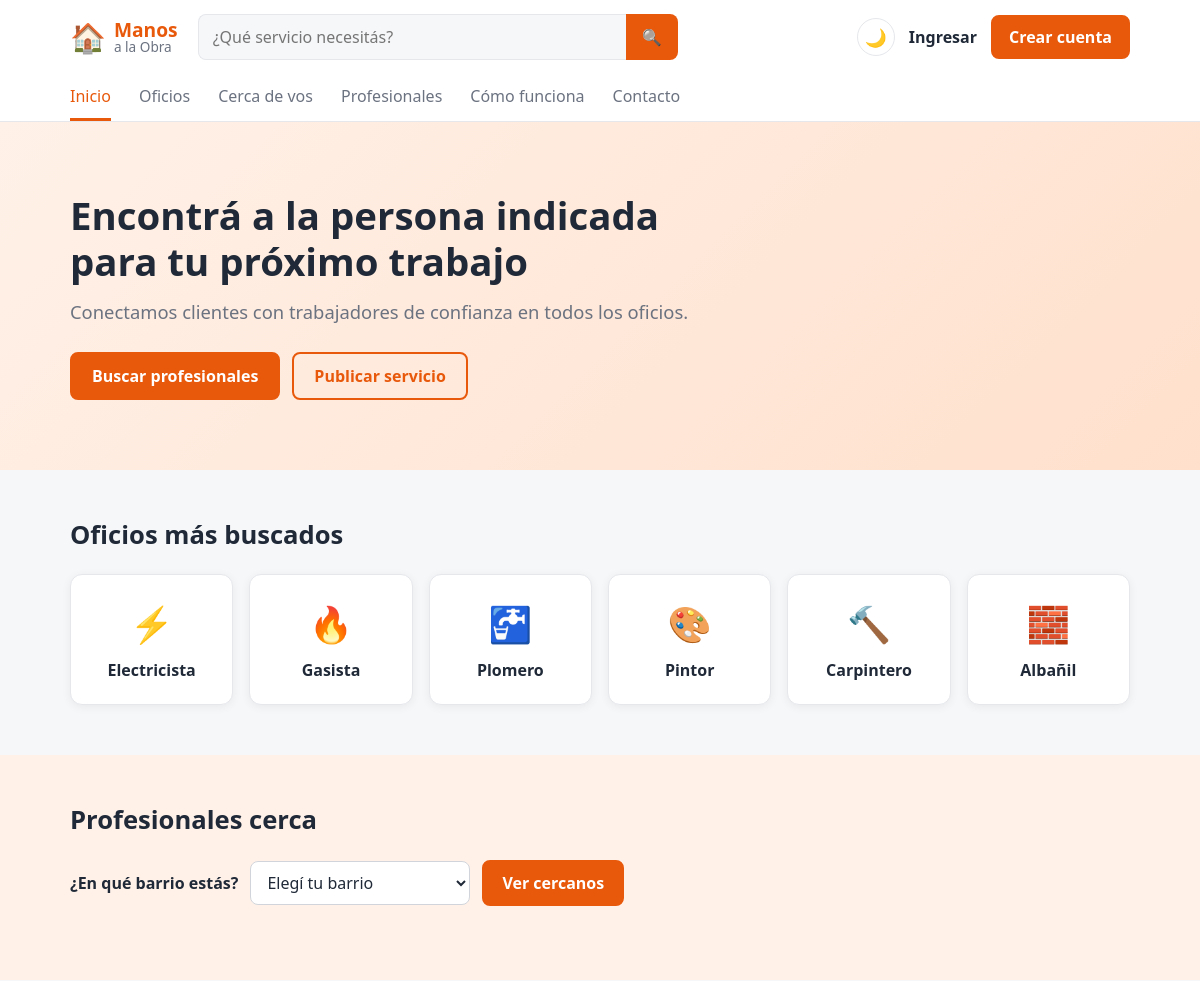
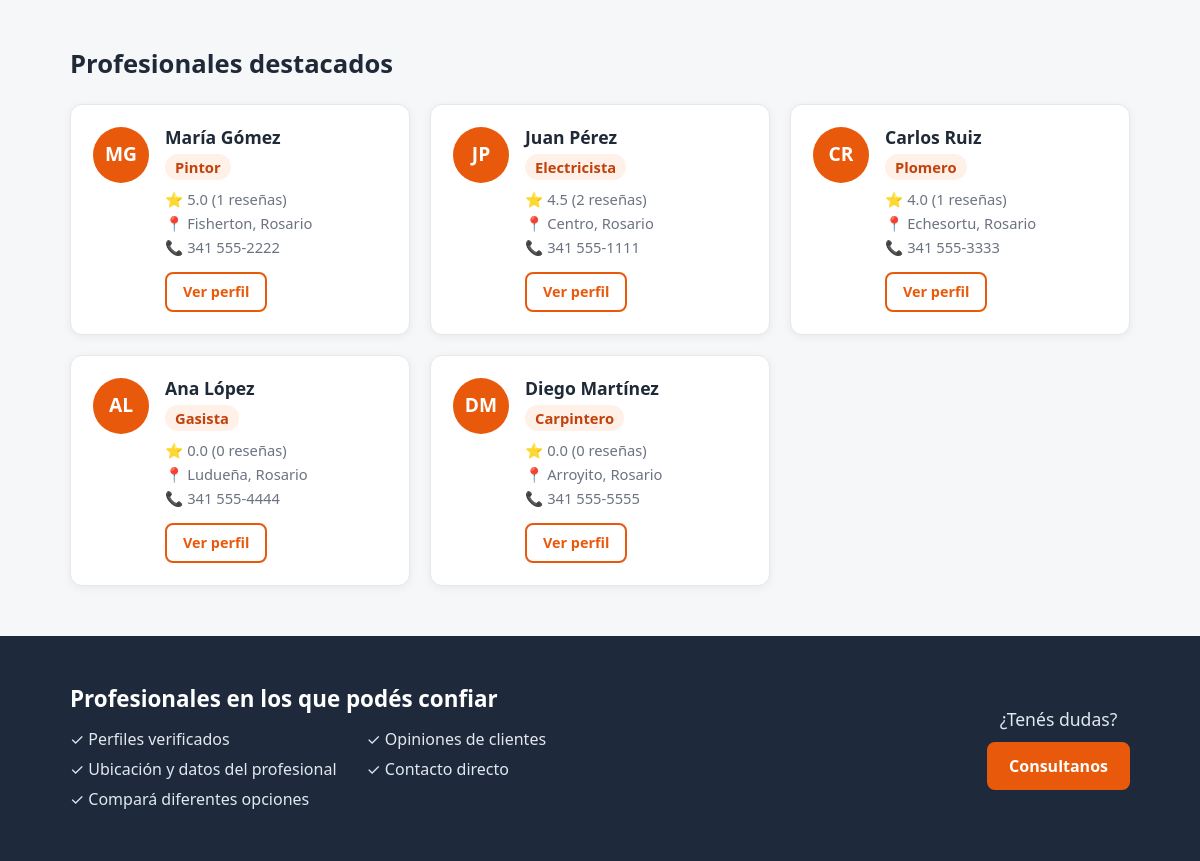
The page / on the database its author committed (2 pictures, top to bottom).
### tables this page shows
CREATE TABLE profesionales (
    id INT AUTO_INCREMENT PRIMARY KEY,
     
    nombre VARCHAR(60) NOT NULL,
    apellido VARCHAR(60) NOT NULL,
    email VARCHAR(120) NOT NULL UNIQUE,
    password VARCHAR(255) NOT NULL,
    iniciales VARCHAR(5) NOT NULL,
     
    oficio VARCHAR(60) NULL,
    descripcion VARCHAR(300) NULL,
    ubicacion VARCHAR(100) NULL,              
    domicilio VARCHAR(120) NULL,              
    barrio_id INT NULL,                       
    telefono VARCHAR(30) NULL,
    experiencia INT NULL,
    fecha_alta DATE NULL,
    fecha_baja DATE NULL,
     
     
    valoracion DECIMAL(2,1) DEFAULT 0,
    cantidad_resenas INT DEFAULT 0,
    creado_en TIMESTAMP DEFAULT CURRENT_TIMESTAMP,
    FOREIGN KEY (barrio_id) REFERENCES barrios(id)
);

CREATE TABLE barrios (
    id INT AUTO_INCREMENT PRIMARY KEY,
    barrio VARCHAR(60) NOT NULL UNIQUE,
    zona VARCHAR(30) NOT NULL
);

### tarjeta_profesional.php (the view, shortened to what this page needs)
<div class="profesional-card">
    <div class="profesional-avatar"><?php echo htmlspecialchars($profesional["iniciales"]); ?></div>
    <div class="profesional-info">
        <h3><?php echo htmlspecialchars($profesional["nombre"] . " " . $profesional["apellido"]); ?></h3>
        <p class="oficio"><?php echo htmlspecialchars($profesional["oficio"]); ?></p>
        <p class="valoracion">⭐ <?php echo $profesional["valoracion"]; ?> (<?php echo $profesional["cantidad_resenas"]; ?> reseñas)</p>
        <p class="ubicacion">📍 <?php
            if (!empty($profesional["barrio"])) {
                echo htmlspecialchars($profesional["barrio"]) . ", ";
            }
            echo htmlspecialchars($profesional["ubicacion"] ?? "");
        ?></p>
        <?php if (!empty($profesional["telefono"])): ?>
            <p class="telefono">📞 <?php echo htmlspecialchars($profesional["telefono"]); ?></p>
        <?php endif; ?>
        <a href="perfil.php?id=<?php echo $profesional["id"]; ?>" class="boton boton-borde">Ver perfil</a>
    </div>
</div>

### index.php (shortened to what this page needs)
<?php
require "config.php";
$modo_oscuro = ($_COOKIE["tema"] ?? "") === "oscuro";
$buscar = trim($_GET["buscar"] ?? "");
$oficio = trim($_GET["oficio"] ?? "");
$sql = "SELECT profesionales.*, barrios.barrio
        FROM profesionales
        LEFT JOIN barrios ON barrios.id = profesionales.barrio_id
        WHERE oficio IS NOT NULL
          AND (fecha_baja IS NULL OR fecha_baja >= CURDATE())";
$sql .= " ORDER BY valoracion DESC, cantidad_resenas DESC";
$consulta = $conexion->prepare($sql);
$consulta->execute();
$resultado_profesionales = $consulta->get_result();
if ($oficio !== "") {
    $titulo_profesionales = $oficio;
} elseif ($buscar !== "") {
    $titulo_profesionales = "Resultados para \"" . $buscar . "\"";
} else {
    $titulo_profesionales = "Profesionales destacados";
}
$barrios = [];
$resultado_barrios = $conexion->query("SELECT id, barrio, zona FROM barrios ORDER BY zona, barrio");
while ($fila = $resultado_barrios->fetch_assoc()) {
    $barrios[$fila["id"]] = $fila;
}
$barrio_elegido = (int) ($_GET["barrio"] ?? 0);
$oficios_destacados = [
    "Electricista" => "⚡",
    "Gasista"      => "🔥",
    "Plomero"      => "🚰",
    "Pintor"       => "🎨",
    "Carpintero"   => "🔨",
    "Albañil"      => "🧱",
];
if (!isset($_SESSION["usuario_id"])) {
    $link_publicar = "registro.php";
} elseif ($_SESSION["usuario_tipo"] === "profesional") {
    $link_publicar = "postular.php";
} else {
    $link_publicar = "";
}
?>
<!DOCTYPE html>
<html lang="es">
<head>
    <link rel="stylesheet" href="style.css">
</head>
<body class="<?php echo $modo_oscuro ? "oscuro" : ""; ?>">
    <header class="header-principal">
        <div class="barra-superior">
            <a href="index.php" class="logo">
                <span class="logo-icono">🏠</span>
                <span class="logo-texto"><strong>Manos</strong><span>a la Obra</span></span>
            </a>
            <form class="buscador" action="index.php#profesionales" method="get">
                <input type="search" name="buscar" placeholder="¿Qué servicio necesitás?" value="<?php echo htmlspecialchars($buscar); ?>">
                <button type="submit" aria-label="Buscar">🔍</button>
            </form>
            <div class="acciones">
                <a href="tema.php" class="boton-tema" title="<?php echo $modo_oscuro ? "Activar modo claro" : "Activar modo oscuro"; ?>">
                    <?php echo $modo_oscuro ? "☀️" : "🌙"; ?>
                </a>
                <?php if (isset($_SESSION["usuario_nombre"])): ?>
                    <span class="link-ingresar">Hola, <?php echo htmlspecialchars($_SESSION["usuario_nombre"]); ?></span>
                    <?php if (($_SESSION["usuario_tipo"] ?? "") === "profesional"): ?>
                        <a href="postular.php" class="btn-publicar">Postular servicio</a>
                    <?php endif; ?>
                    <a href="logout.php" class="btn-publicar">Salir</a>
                <?php else: ?>
                    <a href="login.php" class="link-ingresar">Ingresar</a>
                    <a href="registro.php" class="btn-publicar">Crear cuenta</a>
                <?php endif; ?>
            </div>
        </div>
        <nav class="barra-menu">
            <a href="index.php" class="activo">Inicio</a>
            <a href="#oficios">Oficios</a>
            <a href="#cerca">Cerca de vos</a>
            <a href="#profesionales">Profesionales</a>
            <a href="#">Cómo funciona</a>
            <a href="#">Contacto</a>
        </nav>
    </header>
    <section class="hero">
        <div class="contenedor">
            <div class="hero-texto">
                <h1>Encontrá a la persona indicada para tu próximo trabajo</h1>
                <p>Conectamos clientes con trabajadores de confianza en todos los oficios.</p>
                <div class="hero-botones">
                    <a href="#profesionales" class="boton boton-lleno">Buscar profesionales</a>
                    <?php if ($link_publicar !== ""): ?>
                        <a href="<?php echo $link_publicar; ?>" class="boton boton-borde">Publicar servicio</a>
                    <?php endif; ?>
                </div>
            </div>
        </div>
    </section>
    <section class="seccion">
        <div class="contenedor">
            <h2 class="seccion-titulo" id="oficios">Oficios más buscados</h2>
            <div class="oficios-grid">
                <?php foreach ($oficios_destacados as $nombre_oficio => $icono): ?>
                    <a href="index.php?oficio=<?php echo urlencode($nombre_oficio); ?>#profesionales"
                       class="oficio-card <?php echo $oficio === $nombre_oficio ? "elegido" : ""; ?>">
                        <span class="icono"><?php echo $icono; ?></span>
                        <p><?php echo $nombre_oficio; ?></p>
                    </a>
                <?php endforeach; ?>
            </div>
        </div>
    </section>
    <section class="seccion seccion-cerca">
        <div class="contenedor">
            <h2 class="seccion-titulo" id="cerca">Profesionales cerca</h2>
            <form class="elegir-barrio" action="index.php#cerca" method="get">
                <label for="barrio">¿En qué barrio estás?</label>
                <select id="barrio" name="barrio" required>
                    <option value="" disabled <?php echo isset($barrios[$barrio_elegido]) ? "" : "selected"; ?>>Elegí tu barrio</option>
                </select>
                <button type="submit" class="boton boton-lleno">Ver cercanos</button>
            </form>
        </div>
    </section>
    <section class="seccion">
        <div class="contenedor">
            <div class="seccion-encabezado">
                <h2 class="seccion-titulo" id="profesionales"><?php echo htmlspecialchars($titulo_profesionales); ?></h2>
            </div>
            <div class="profesionales-grid">
                <?php while ($profesional = $resultado_profesionales->fetch_assoc()): ?>
                    <?php
                    include "tarjeta_profesional.php";
                    ?>
                <?php endwhile; ?>
            </div>
        </div>
    </section>
        <footer class="pie-pagina">
        <div class="contenedor">
            <div class="pie-confianza">
                <h2>Profesionales en los que podés confiar</h2>
                <ul>
                    <li>✓ Perfiles verificados</li>
                    <li>✓ Opiniones de clientes</li>
                    <li>✓ Ubicación y datos del profesional</li>
                    <li>✓ Contacto directo</li>
                    <li>✓ Compará diferentes opciones</li>
                </ul>
            </div>
            <div class="pie-ayuda">
                <p>¿Tenés dudas?</p>
                <a href="#" class="boton boton-lleno">Consultanos</a>
            </div>
        </div>
    </footer>
</body>
</html>

### rows shown on the page
profesionales: iniciales "MG", nombre+apellido "María Gómez", oficio "Pintor", valoracion "5.0", cantidad_resenas "1", barrio.barrio "Fisherton", ubicacion "Rosario", telefono "341 555-2222"
profesionales: iniciales "JP", nombre+apellido "Juan Pérez", oficio "Electricista", valoracion "4.5", cantidad_resenas "2", barrio.barrio "Centro", ubicacion "Rosario", telefono "341 555-1111"
profesionales: iniciales "CR", nombre+apellido "Carlos Ruiz", oficio "Plomero", valoracion "4.0", cantidad_resenas "1", barrio.barrio "Echesortu", ubicacion "Rosario", telefono "341 555-3333"
profesionales: iniciales "AL", nombre+apellido "Ana López", oficio "Gasista", valoracion "0.0", cantidad_resenas "0", barrio.barrio "Ludueña", ubicacion "Rosario", telefono "341 555-4444"
profesionales: iniciales "DM", nombre+apellido "Diego Martínez", oficio "Carpintero", valoracion "0.0", cantidad_resenas "0", barrio.barrio "Arroyito", ubicacion "Rosario", telefono "341 555-5555"

### other values the page prints
$icono "⚡"
$nombre_oficio "Electricista"
$icono "🔥"
$nombre_oficio "Gasista"
$icono "🚰"
$nombre_oficio "Plomero"
$icono "🎨"
$nombre_oficio "Pintor"
$icono "🔨"
$nombre_oficio "Carpintero"
$icono "🧱"
$nombre_oficio "Albañil"
$titulo_profesionales "Profesionales destacados"
